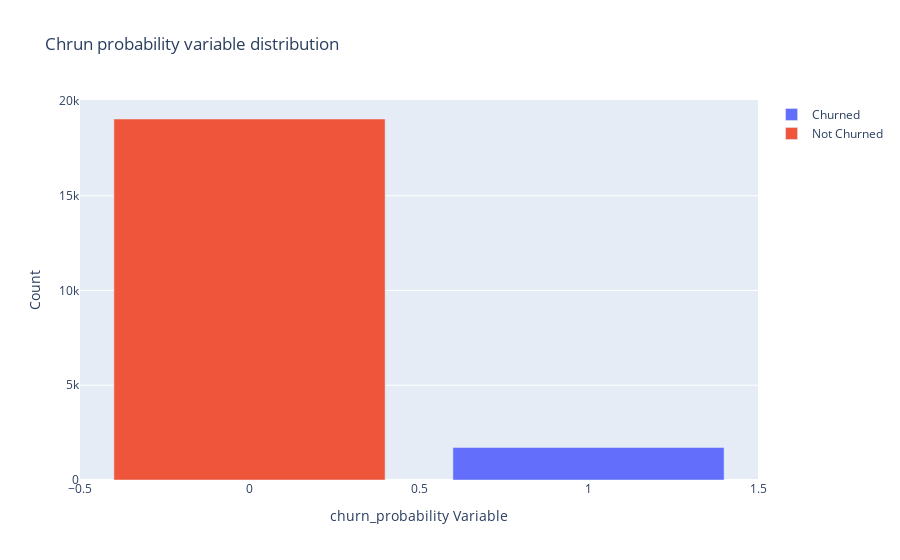

The notebook cell saved with this chart:
### Code cell
tr0 = go.Bar(
            x = Telecom_df_filtered[Telecom_df_filtered["churn_probability"]== 1]["churn_probability"].value_counts().index.values,
            y = Telecom_df_filtered[Telecom_df_filtered["churn_probability"]== 1]["churn_probability"].value_counts().values,
            name='Churned'
    )

tr1 = go.Bar(
            x = Telecom_df_filtered[Telecom_df_filtered["churn_probability"]== 0]["churn_probability"].value_counts().index.values,
            y = Telecom_df_filtered[Telecom_df_filtered["churn_probability"]== 0]["churn_probability"].value_counts().values,
            name='Not Churned'
    )

data = [tr0, tr1]

layout = go.Layout(
    
)

layout = go.Layout(
    yaxis=dict(
        title='Count'
    ),
    xaxis=dict(
        title='churn_probability Variable'
    ),
    title='Chrun probability variable distribution'
)

fig = go.Figure(data=data, layout=layout)


py.iplot(fig, filename='grouped-bar')

### Figure 1 — Plotly figure (JSON) as saved in the notebook; plotly's stock layout.template omitted (floating-point values rounded to 4 significant figures)
{"data": [{"name": "Churned", "type": "bar", "x": [1], "y": [1717]}, {"name": "Not Churned", "type": "bar", "x": [0], "y": [19047]}], "layout": {"title": {"text": "Chrun probability variable distribution"}, "xaxis": {"title": {"text": "churn_probability Variable"}}, "yaxis": {"title": {"text": "Count"}}}}
